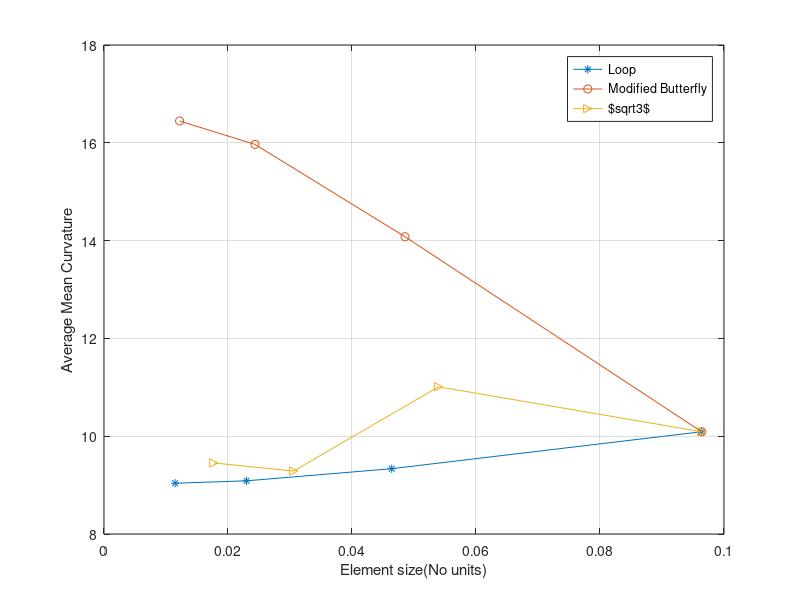

This figure's MATLAB source:
clear
clc

meanAvgLoop = [10.0910 9.3357 9.0874 9.0387];
meanAvgMb =   [10.0910 14.0790 15.9670 16.4460];
meanAvgR3 =   [10.0910 11.0102 9.2868 9.4532];
%meanAvgR3 = [10.0910 11.0102 9.2868 10.4532]

hLoop1 = [0.0964, 0.046406, 0.02299,0.011466];
hMb1 =   [0.0964, 0.0485546, 0.024357,0.012195];
hRoot1 = [0.0964, 0.053957, 0.03057,0.01771];

hLoop = [5804,23216,92864,371456];
hMb =   [5804,23217,92864,371456];
hRoot = [5804,17412,52236,156708];

plot(hLoop1, meanAvgLoop, '-*');
hold on
plot(hMb1, meanAvgMb, '-o');
hold on
plot(hRoot1, meanAvgR3, '->');
grid on

xlabel("Element size(No units)");
ylabel("Average Mean Curvature");
legend("Loop","Modified Butterfly","$\sqrt{3}$");
